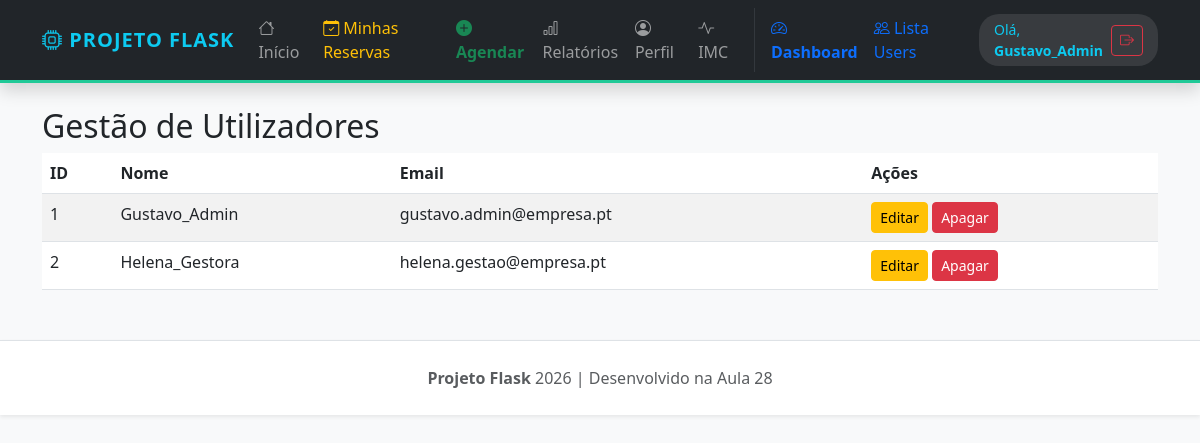
The app's page /users (signed in) with its own data.
### tables this page shows
CREATE TABLE users (
            id INTEGER PRIMARY KEY AUTOINCREMENT,
            username TEXT NOT NULL,
            password TEXT NOT NULL,
            email TEXT NOT NULL
        );

### app.py (the view)
@app.route("/users")
@login_required
def list_users():
    if session.get("user") != "Gustavo_Admin":
        return redirect(url_for('listar_reservas'))
    conn = get_db_connection()
    usuarios = conn.execute('SELECT * FROM users').fetchall()
    conn.close()
    return render_template("users.html", usuarios=usuarios)

### app.py (called while the page is built)
def get_db_connection():
    base_dir = os.path.dirname(os.path.abspath(__file__))
    db_path = os.path.join(base_dir, 'database.db')
    conn = sqlite3.connect(db_path)
    conn.row_factory = sqlite3.Row
    return conn

def login_required(f):
    @wraps(f)
    def wrapper(*args, **kwargs):
        if "user" not in session:
            return redirect(url_for("login"))
        return f(*args, **kwargs)
    return wrapper

### Templates/users.html
{% extends "base.html" %}
{% block content %}
<h2>Gestão de Utilizadores</h2>
<table class="table table-striped">
    <thead>
        <tr>
            <th>ID</th>
            <th>Nome</th>
            <th>Email</th>
            <th>Ações</th>
        </tr>
    </thead>
    <tbody>
        {% for u in usuarios %}
        <tr>
            <td>{{ u.id }}</td>
            <td>{{ u.username }}</td>
            <td>{{ u.email }}</td>
            <td>
                <a href="{{ url_for('edit_user', id=u.id) }}" class="btn btn-warning btn-sm">Editar</a>
                <a href="{{ url_for('delete_user', id=u.id) }}" class="btn btn-danger btn-sm" onclick="return confirm('Apagar utilizador?')">Apagar</a>
            </td>
        </tr>
        {% endfor %}
    </tbody>
</table>
{% endblock %}

### Templates/base.html (shortened to what this page needs)
<!DOCTYPE html>
<html lang="pt">
<head>
    <link href="https://cdn.jsdelivr.net/npm/bootstrap@5.3.0/dist/css/bootstrap.min.css" rel="stylesheet">
    <link rel="stylesheet" href="https://cdn.jsdelivr.net/npm/bootstrap-icons@1.11.1/font/bootstrap-icons.css">
</head>
<body>
    <nav class="navbar navbar-expand-lg navbar-dark bg-dark mb-4 shadow">
        <div class="container">
            <a class="navbar-brand text-info" href="{{ url_for('home') }}">
                <i class="bi bi-cpu"></i> PROJETO FLASK
            </a>
            <div class="collapse navbar-collapse" id="navbarNav">
                <div class="navbar-nav ms-auto align-items-center">
                    <a class="nav-link" href="{{ url_for('home') }}"><i class="bi bi-house"></i> Início</a>
                    {% if session.get("user") %}
                        <a class="nav-link text-warning" href="{{ url_for('listar_reservas') }}">
                            <i class="bi bi-calendar-check"></i> Minhas Reservas
                        </a>
                        <a class="nav-link text-success fw-bold" href="{{ url_for('nova_reserva') }}">
                            <i class="bi bi-plus-circle-fill"></i> Agendar
                        </a>
                        <a class="nav-link" href="{{ url_for('relatorios_dashboard') }}">
                            <i class="bi bi-bar-chart"></i> Relatórios
                        </a>
                        <a class="nav-link" href="{{ url_for('perfil') }}"><i class="bi bi-person-circle"></i> Perfil</a>
                        <a class="nav-link" href="{{ url_for('imc_page') }}"><i class="bi bi-activity"></i> IMC</a>
                        {% if session.get("user") == "Gustavo_Admin" %}
                            <a class="nav-link text-primary fw-bold" href="{{ url_for('dashboard') }}">
                                <i class="bi bi-speedometer2"></i> Dashboard
                            </a>
                            <a class="nav-link text-primary" href="{{ url_for('list_users') }}">
                                <i class="bi bi-people"></i> Lista Users
                            </a>
                        {% endif %}
                        <div class="user-greeting ms-lg-3 d-flex align-items-center">
                            <span class="text-info small me-2">Olá, <strong>{{ session['user'] }}</strong></span>
                            <a class="btn btn-sm btn-outline-danger" href="{{ url_for('logout') }}">
                                <i class="bi bi-box-arrow-right"></i>
                            </a>
                        </div>
                    {% else %}
                        <a class="nav-link" href="{{ url_for('sobre') }}">Sobre</a>
                        <a class="nav-link" href="{{ url_for('contactos') }}">Contactos</a>
                        <a class="btn btn-outline-info btn-sm ms-lg-3" href="{{ url_for('login') }}">
                            <i class="bi bi-person-lock"></i> Entrar
                        </a>
                    {% endif %}
                </div>
            </div>
        </div>
    </nav>
    <main class="container">
        {% block content %}{% endblock %}
    </main>
    <footer class="footer text-center border-top shadow-sm">
        <div class="container">
            <p class="mb-0 text-muted">
                <strong>Projeto Flask</strong> 2026 | Desenvolvido na Aula 28
            </p>
        </div>
    </footer>
</body>
</html>

### Templates/base.html (style rules this page uses)
body { background-color: #f8f9fa; }
.navbar { border-bottom: 3px solid #20c997; }
.nav-link { transition: 0.3s; }
.footer { background: #fff; margin-top: 50px; padding: 25px; }
.navbar-brand { font-weight: bold; letter-spacing: 1px; }
.user-greeting { background: rgba(255,255,255,0.1); border-radius: 20px; padding: 5px 15px; }

### records on screen
users: user "Gustavo_Admin", id "1", username "Gustavo_Admin", email "gustavo.admin@empresa.pt"
users: id "2", username "Helena_Gestora", email "helena.gestao@empresa.pt"
